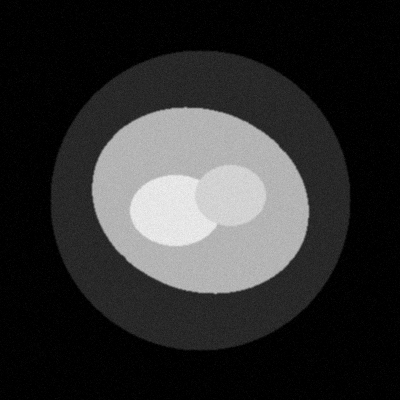
#> input picture Labs/02/Task 02/data/sample_ct.png, 400 x 400 px
$ jupyter execute Task02.ipynb
#> lines starting #> are read from the running program, lines starting #| are printed output that depends on the picture
# Task 2: Multi-Modal Cardiac Image Fusion

**Goal:** Fuse a CT slice (excellent structural boundaries) and its matched
MRI slice (superior soft-tissue detail) of the same heart into a single
unified diagnostic view.

Pipeline: Load pair -> Histogram Equalization (independent) -> Color Mapping
-> Weighted Fusion (`cv2.addWeighted`) -> Log/Gamma safety transforms ->
Comparative Analysis.

[cell 1]
import cv2
import numpy as np
import matplotlib.pyplot as plt
import os

os.makedirs('output', exist_ok=True)

def show(img, title):
    plt.figure(figsize=(5, 5))
    if img.ndim == 2:
        plt.imshow(img, cmap='gray')
    else:
        plt.imshow(cv2.cvtColor(img, cv2.COLOR_BGR2RGB))
    plt.title(title)
    plt.axis('off')
    plt.show()

## 1. Load Modalities
Load one CT slice and its perfectly corresponding MRI slice.

[cell 2]
ct = cv2.imread('data/sample_ct.png', cv2.IMREAD_GRAYSCALE)
#> ct is the input picture: shape (400, 400); min 0, max 243, mean 47.6
mri = cv2.imread('data/sample_mri.png', cv2.IMREAD_GRAYSCALE)
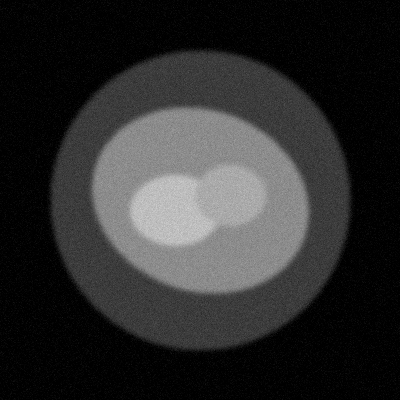
#> input picture Labs/02/Task 02/data/sample_mri.png, 400 x 400 px
#> mri is the input picture: shape (400, 400); min 0, max 211, mean 45.1

assert ct.shape == mri.shape, "CT and MRI slices must be spatially aligned / same shape"
print('CT shape:', ct.shape, '| MRI shape:', mri.shape)
#| CT shape: (400, 400) | MRI shape: (400, 400)

fig, ax = plt.subplots(1, 2, figsize=(10, 5))
ax[0].imshow(ct, cmap='gray'); ax[0].set_title('CT Slice (sharp edges)'); ax[0].axis('off')
ax[1].imshow(mri, cmap='gray'); ax[1].set_title('MRI Slice (soft tissue)'); ax[1].axis('off')
plt.show()
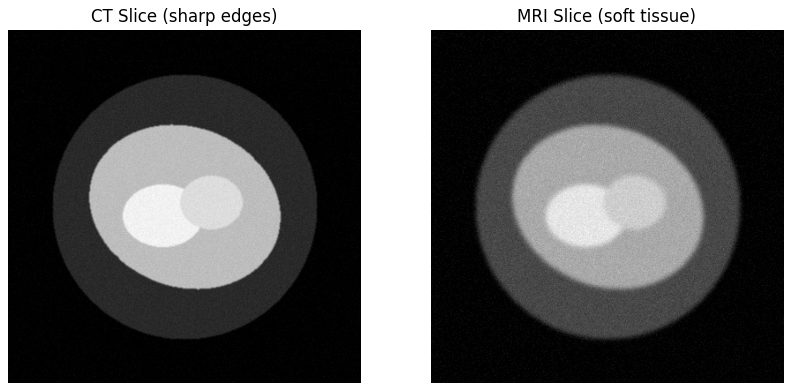
#> figure drawn by matplotlib, 2 panels

## 2. Histogram Equalization
Apply equalization to CT and MRI independently to maximize each modality's
dynamic range before blending.

[cell 3]
ct_eq = cv2.equalizeHist(ct)
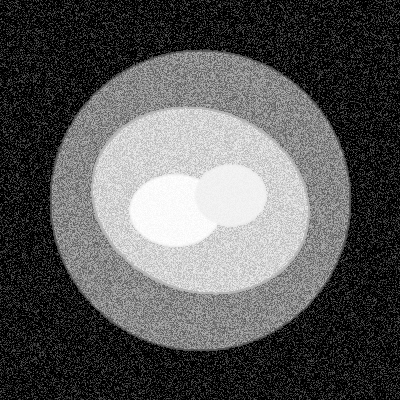
#> ct_eq: shape (400, 400); min 0, max 255, mean 87.7
mri_eq = cv2.equalizeHist(mri)
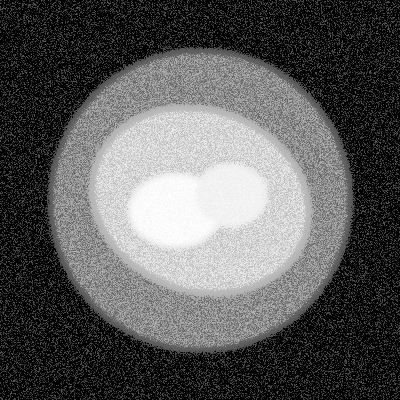
#> mri_eq: shape (400, 400); min 0, max 255, mean 90.3

fig, ax = plt.subplots(1, 2, figsize=(10, 5))
ax[0].imshow(ct_eq, cmap='gray'); ax[0].set_title('CT Equalized'); ax[0].axis('off')
ax[1].imshow(mri_eq, cmap='gray'); ax[1].set_title('MRI Equalized'); ax[1].axis('off')
plt.show()
cv2.imwrite('output/01_ct_equalized.png', ct_eq)
cv2.imwrite('output/01_mri_equalized.png', mri_eq)
#> Out = True

## 3. Color Mapping and Fusion (preview overlay)
Convert the enhanced CT and MRI into colored heatmaps using distinct
colormaps so structural (CT) vs soft-tissue (MRI) information stays visually
separable, then overlay them for a first look before weighted fusion.

[cell 4]
ct_color = cv2.applyColorMap(ct_eq, cv2.COLORMAP_BONE)   # structural: bone-like colormap
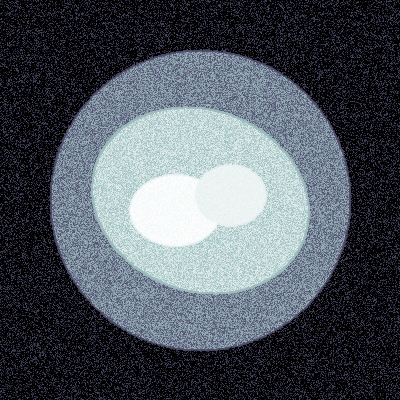
#> ct_color: shape (400, 400, 3); mean B, G, R 94.6, 86.3, 79.5
mri_color = cv2.applyColorMap(mri_eq, cv2.COLORMAP_JET)   # soft tissue: JET highlights variation
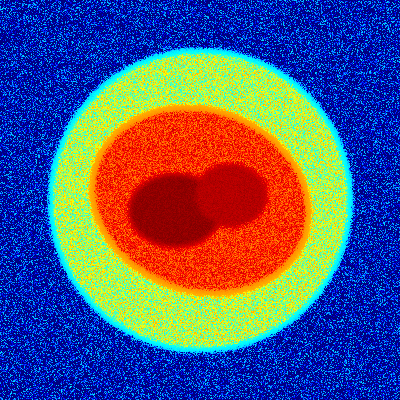
#> mri_color: shape (400, 400, 3); mean B, G, R 122.9, 90.2, 84.4

fig, ax = plt.subplots(1, 2, figsize=(10, 5))
ax[0].imshow(cv2.cvtColor(ct_color, cv2.COLOR_BGR2RGB)); ax[0].set_title('CT Heatmap (BONE)'); ax[0].axis('off')
ax[1].imshow(cv2.cvtColor(mri_color, cv2.COLOR_BGR2RGB)); ax[1].set_title('MRI Heatmap (JET)'); ax[1].axis('off')
plt.show()
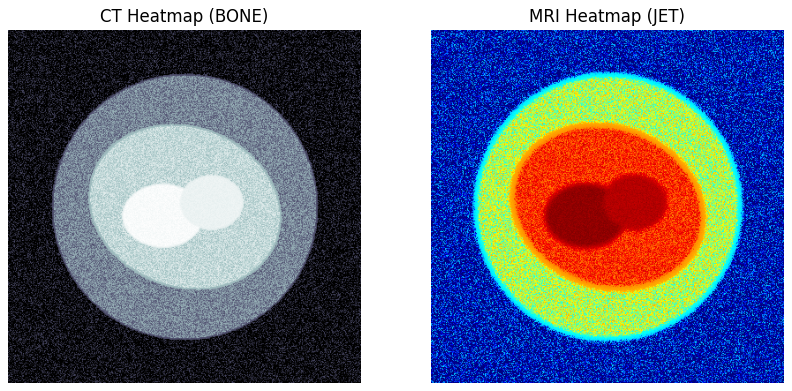
#> figure drawn by matplotlib, 2 panels
cv2.imwrite('output/02_ct_color.png', ct_color)
cv2.imwrite('output/02_mri_color.png', mri_color)
#> Out = True

## 4. Multi-Modal Weighted Fusion
Use `cv2.addWeighted()` to blend the two colored matrices. A heavier weight
(alpha) is assigned to CT to preserve sharp anatomical edges, and a lighter
weight (beta) to MRI to layer in internal tissue variation.

[cell 5]
ALPHA = 0.65   # CT weight - preserves sharp anatomical boundaries
BETA = 0.35    # MRI weight - adds soft-tissue detail
GAMMA_OFFSET = 0

fused = cv2.addWeighted(ct_color, ALPHA, mri_color, BETA, GAMMA_OFFSET)
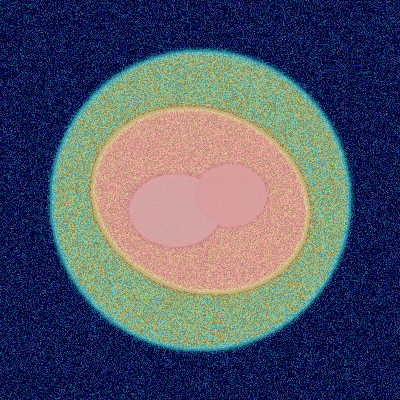
#> fused: shape (400, 400, 3); mean B, G, R 104.5, 87.7, 81.2
show(fused, f'Fused CT+MRI (alpha={ALPHA}, beta={BETA})')
cv2.imwrite('output/03_fused_raw.png', fused)
#> Out = True

## 5. Logarithmic and Power-Law Safety Transforms
Pass the fused matrix through log and gamma functions so no critical data
gets crushed into pure black or blown out to pure white during the
weighted-addition step.

[cell 6]
fused_f = fused.astype(np.float32)
c = 255 / np.log(1 + fused_f.max())
#> c = 46.46
log_fused = c * np.log(1 + fused_f)
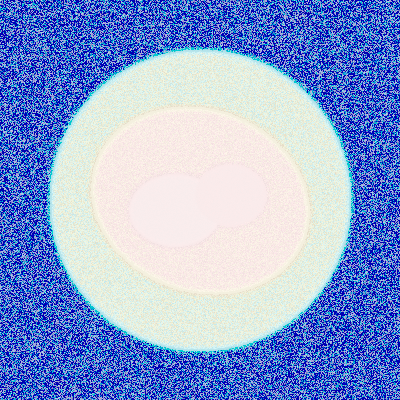
#> log_fused: shape (400, 400, 3) float32; mean B, G, R 212.4, 160.1, 138.8; drawn with min black and max white
log_fused = np.clip(log_fused, 0, 255).astype(np.uint8)

GAMMA = 0.85
norm = log_fused.astype(np.float32) / 255.0
final_fused = np.power(norm, GAMMA) * 255.0
final_fused = np.clip(final_fused, 0, 255).astype(np.uint8)

show(final_fused, 'Final Fused Image (log + gamma safeguarded)')
cv2.imwrite('output/04_final_fused.png', final_fused)
#> Out = True

## 6. Comparative Analysis
Display the standalone CT frame, the standalone MRI frame, and the fused
output side-by-side, plus intensity histograms, to validate the fusion.

[cell 7]
fig, ax = plt.subplots(1, 3, figsize=(15, 5))
ax[0].imshow(ct, cmap='gray'); ax[0].set_title('CT (standalone)'); ax[0].axis('off')
ax[1].imshow(mri, cmap='gray'); ax[1].set_title('MRI (standalone)'); ax[1].axis('off')
ax[2].imshow(cv2.cvtColor(final_fused, cv2.COLOR_BGR2RGB)); ax[2].set_title('Fused'); ax[2].axis('off')
plt.tight_layout()
plt.savefig('output/05_side_by_side.png', dpi=150)
plt.show()

# Quick quantitative sanity check: fused image should carry the info range of both modalities
print('CT std:', ct.std().round(2), '| MRI std:', mri.std().round(2),
      '| Fused (gray) std:', cv2.cvtColor(final_fused, cv2.COLOR_BGR2GRAY).std().round(2))
#| CT std: 72.18 | MRI std: 56.97 | Fused (gray) std: 85.56
